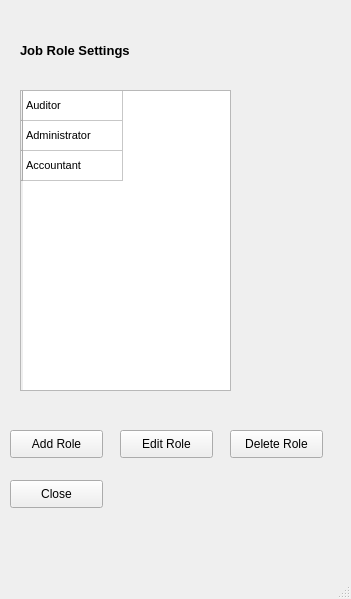
<?xml version="1.0" encoding="UTF-8"?>
<ui version="4.0">
 <class>MainWindow</class>
 <widget class="QMainWindow" name="MainWindow">
  <property name="geometry">
   <rect>
    <x>0</x>
    <y>0</y>
    <width>351</width>
    <height>599</height>
   </rect>
  </property>
  <property name="windowTitle">
   <string>MainWindow</string>
  </property>
  <widget class="QWidget" name="centralwidget">
   <widget class="QLabel" name="label">
    <property name="geometry">
     <rect>
      <x>20</x>
      <y>40</y>
      <width>181</width>
      <height>21</height>
     </rect>
    </property>
    <property name="font">
     <font>
      <pointsize>10</pointsize>
      <weight>75</weight>
      <bold>true</bold>
     </font>
    </property>
    <property name="text">
     <string>Job Role Settings</string>
    </property>
   </widget>
   <widget class="QPushButton" name="AddRole_Button">
    <property name="geometry">
     <rect>
      <x>10</x>
      <y>430</y>
      <width>93</width>
      <height>28</height>
     </rect>
    </property>
    <property name="text">
     <string>Add Role</string>
    </property>
   </widget>
   <widget class="QPushButton" name="Close_Button">
    <property name="geometry">
     <rect>
      <x>10</x>
      <y>480</y>
      <width>93</width>
      <height>28</height>
     </rect>
    </property>
    <property name="text">
     <string>Close</string>
    </property>
   </widget>
   <widget class="QPushButton" name="EditRole_Button">
    <property name="geometry">
     <rect>
      <x>120</x>
      <y>430</y>
      <width>93</width>
      <height>28</height>
     </rect>
    </property>
    <property name="text">
     <string>Edit Role</string>
    </property>
   </widget>
   <widget class="QTableWidget" name="JobTable">
    <property name="geometry">
     <rect>
      <x>20</x>
      <y>90</y>
      <width>211</width>
      <height>301</height>
     </rect>
    </property>
    <property name="sizePolicy">
     <sizepolicy hsizetype="Maximum" vsizetype="MinimumExpanding">
      <horstretch>12</horstretch>
      <verstretch>0</verstretch>
     </sizepolicy>
    </property>
    <property name="font">
     <font>
      <pointsize>8</pointsize>
     </font>
    </property>
    <property name="lineWidth">
     <number>1</number>
    </property>
    <property name="cornerButtonEnabled">
     <bool>true</bool>
    </property>
    <attribute name="horizontalHeaderVisible">
     <bool>false</bool>
    </attribute>
    <attribute name="horizontalHeaderMinimumSectionSize">
     <number>49</number>
    </attribute>
    <attribute name="verticalHeaderHighlightSections">
     <bool>true</bool>
    </attribute>
    <row>
     <property name="text">
      <string/>
     </property>
    </row>
    <row>
     <property name="text">
      <string/>
     </property>
    </row>
    <row>
     <property name="text">
      <string/>
     </property>
    </row>
    <column>
     <property name="text">
      <string>Job Title</string>
     </property>
    </column>
    <item row="0" column="0">
     <property name="text">
      <string>Auditor</string>
     </property>
    </item>
    <item row="1" column="0">
     <property name="text">
      <string>Administrator</string>
     </property>
    </item>
    <item row="2" column="0">
     <property name="text">
      <string>Accountant</string>
     </property>
    </item>
   </widget>
   <widget class="QPushButton" name="DeleteRole_Button">
    <property name="geometry">
     <rect>
      <x>230</x>
      <y>430</y>
      <width>93</width>
      <height>28</height>
     </rect>
    </property>
    <property name="text">
     <string>Delete Role</string>
    </property>
   </widget>
  </widget>
  <widget class="QMenuBar" name="menubar">
   <property name="geometry">
    <rect>
     <x>0</x>
     <y>0</y>
     <width>351</width>
     <height>26</height>
    </rect>
   </property>
  </widget>
  <widget class="QStatusBar" name="statusbar"/>
 </widget>
 <resources/>
 <connections/>
</ui>
